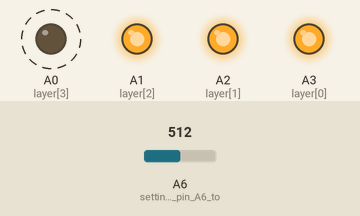
Bench run of a sketch on a simulated Arduino Nano, built with avr-gcc and run on an emulated ATmega328P. Parts: output pins drawn as LEDs (lit = HIGH). Dashed ring = blinking. The test bench sets the inputs (shaded band); at power-on: A6 (setting_analog_pin_A6_to) = 512. Random numbers use the default seed unless the sketch sets one; pins used as bus, display or sensor lines are not drawn.

Above: at 9.6 s.
10.5 s: A6 (setting_analog_pin_A6_to) set to 51
At 19.6 s:
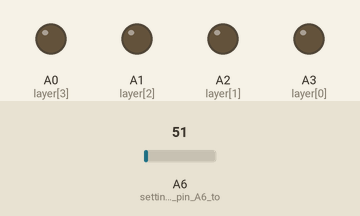
22.1 s: A6 (setting_analog_pin_A6_to) set to 68
At 22.43 s:
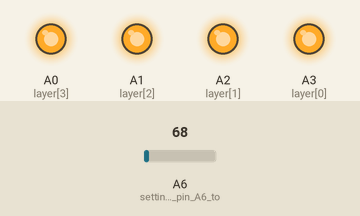
31.7 s: A6 (setting_analog_pin_A6_to) set to 58
At 32.09 s:
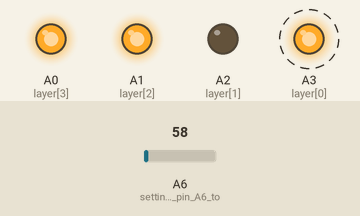
Timing chart, 0 to 35.8 s (numbered marks = the images above; inputs shaded):
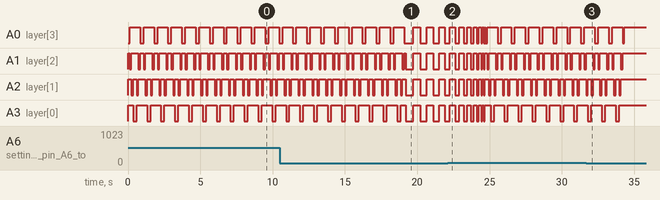

The sketch:

ArIES_code_final.ino
```cpp
int layer[4]={A3,A2,A1,A0}; //initializing and declaring led layers

int column[16]={13,12,11,10,9,8,7,6,5,4,3,2,1,0,A5,A4}; //initializing and declaring led rows


void setup()
{
  for(int i=0;i<16;i++)
  {
    pinMode(column[i], OUTPUT);  //setting rows to output
  }

  for(int i=0;i<4;i++)
  {
    pinMode(layer[i], OUTPUT);  //setting layers to output
  }
  pinMode(A6, INPUT);  //setting analog pin A6 to input for sound sensor detection
}

void loop()
{
    AllOff();
    int SensorStatus = analogRead(A6);
    if(SensorStatus>=0 && SensorStatus<=51)
    {
        Flicker();
    }
    else if(SensorStatus>51 && SensorStatus<=55)
    {
        LayerONOFF();
    }
    else if(SensorStatus>55 && SensorStatus<=58)
    {
        SpiralInAndOut();
    }
    else if(SensorStatus>58 && SensorStatus<=61)
    {
        ErraticLED();
    }
    else if(SensorStatus>58 && SensorStatus<=61)
    {
        Diagonal();
    }
    else
    {
        OneByOneLED();
    }
}


//turn all off
void AllOff()
 {
   for(int i=0;i<4;i++)
  {
    digitalWrite(layer[i],HIGH);
  }
  for( int i=0;i<16;i++)
  {
    digitalWrite(column[i],LOW);
  }
 }

//turn all on
void AllOn()
{
  for(int i=0;i<4;i++)
  {
    digitalWrite(layer[i],LOW);
  }
  for( int i=0;i<16;i++)
  {
    digitalWrite(column[i],HIGH);
  }

}

//flicker pattern
void Flicker()
{
  int i = 500;
  while(i != 0)
  {
    AllOn();
    delay(i);
    AllOff();
    delay(i);
    i-= 50;
  }
}
// switching on and off of LEDs layerwise
void LayerONOFF()
{
  int x = 75;
  for(int i=5;i>0;i--)
  {
    AllOn();
    for(int i=3;i>=0;i--)
    {
      digitalWrite(layer[i], LOW);
      delay(x);
    }
    for(int i=0;i<4;i++)
    {
      digitalWrite(layer[i], HIGH);
      delay(x);
    }
      for(int i=0;i<4;i++)
    {
      digitalWrite(layer[i], LOW);
      delay(x);
    }
    for(int i=3;i>=0;i--)
    {
      digitalWrite(layer[i], HIGH);
      delay(x);
    }
  }
}
//triggering diagonal glowing on LEDs in each layer
void Diagonal()
{
    for(int i=1;i<=5;i++)
    {
        int x=200;
        digitalWrite(column[15],LOW);
        digitalWrite(column[0], HIGH);
        delay(x);
        digitalWrite(column[0], LOW);
        digitalWrite(column[1], HIGH);
        digitalWrite(column[4], HIGH);
        delay(x);
        digitalWrite(column[1], LOW);
        digitalWrite(column[4], LOW);
        digitalWrite(column[2], HIGH);
        digitalWrite(column[5], HIGH);
        digitalWrite(column[8], HIGH);
        delay(x);
        digitalWrite(column[2], LOW);
        digitalWrite(column[5], LOW);
        digitalWrite(column[8], LOW);
        digitalWrite(column[3], HIGH);
        digitalWrite(column[6], HIGH);
        digitalWrite(column[9], HIGH);
        digitalWrite(column[12], HIGH);
        delay(x);
        digitalWrite(column[3], LOW);
        digitalWrite(column[6], LOW);
        digitalWrite(column[9], LOW);
        digitalWrite(column[12], LOW);
        digitalWrite(column[7], HIGH);
        digitalWrite(column[10], HIGH);
        digitalWrite(column[13], HIGH);
        delay(x);
        digitalWrite(column[7], LOW);
        digitalWrite(column[10], LOW);
        digitalWrite(column[13], LOW);
        digitalWrite(column[14], HIGH);
        digitalWrite(column[11], HIGH);
        delay(x);
        digitalWrite(column[14], LOW);
        digitalWrite(column[11], LOW);
        digitalWrite(column[15], HIGH);
        delay(x);
   }
}

//erratic glowing of LEDs
void ErraticLED()
{
  int x = 100;
  for(int i=0;i<60; i+=2)
  {
    int randomColumn = random(0,16);
    digitalWrite(column[randomColumn], HIGH);
    digitalWrite(layer[0], LOW);
    delay(x+50);
    digitalWrite(layer[0], HIGH);
    digitalWrite(layer[1], LOW);
    delay(x);
    digitalWrite(layer[1], HIGH);
    digitalWrite(layer[2], LOW);
    delay(x);
    digitalWrite(layer[2], HIGH);
    digitalWrite(layer[3], LOW);
    delay(x+50);
    digitalWrite(layer[3], HIGH);
    digitalWrite(column[randomColumn], LOW);
  }
}
//spiral in and out
void SpiralInAndOut()
{
  int x = 60;
  for(int i=0;i<6;i++)
  {
    //spiral in clockwise
    digitalWrite(column[0], HIGH);
    delay(x);
    digitalWrite(column[1], HIGH);
    delay(x);
    digitalWrite(column[2], HIGH);
    delay(x);
    digitalWrite(column[3], HIGH);
    delay(x);
    digitalWrite(column[7], HIGH);
    delay(x);
    digitalWrite(column[11], HIGH);
    delay(x);
    digitalWrite(column[15], HIGH);
    delay(x);
    digitalWrite(column[14], HIGH);
    delay(x);
    digitalWrite(column[13], HIGH);
    delay(x);
    digitalWrite(column[12], HIGH);
    delay(x);
    digitalWrite(column[8], HIGH);
    delay(x);
    digitalWrite(column[4], HIGH);
    delay(x);
    digitalWrite(column[5], HIGH);
    delay(x);
    digitalWrite(column[6], HIGH);
    delay(x);
    digitalWrite(column[10], HIGH);
    delay(x);
    digitalWrite(column[9], HIGH);
    delay(x);
//spiral out counter clockwise
    digitalWrite(column[9], LOW);
    delay(x);
    digitalWrite(column[10], LOW);
    delay(x);
    digitalWrite(column[6], LOW);
    delay(x);
    digitalWrite(column[5], LOW);
    delay(x);
    digitalWrite(column[4], LOW);
    delay(x);
    digitalWrite(column[8], LOW);
    delay(x);
    digitalWrite(column[12], LOW);
    delay(x);
    digitalWrite(column[13], LOW);
    delay(x);
    digitalWrite(column[14], LOW);
    delay(x);
    digitalWrite(column[15], LOW);
    delay(x);
    digitalWrite(column[11], LOW);
    delay(x);
    digitalWrite(column[7], LOW);
    delay(x);
    digitalWrite(column[3], LOW);
    delay(x);
    digitalWrite(column[2], LOW);
    delay(x);
    digitalWrite(column[1], LOW);
    delay(x);
    digitalWrite(column[0], LOW);
    delay(x);
//spiral in counter clock wise
    digitalWrite(column[0], HIGH);
    delay(x);
    digitalWrite(column[4], HIGH);
    delay(x);
    digitalWrite(column[8], HIGH);
    delay(x);
    digitalWrite(column[12], HIGH);
    delay(x);
    digitalWrite(column[13], HIGH);
    delay(x);
    digitalWrite(column[14], HIGH);
    delay(x);
    digitalWrite(column[15], HIGH);
    delay(x);
    digitalWrite(column[11], HIGH);
    delay(x);
    digitalWrite(column[7], HIGH);
    delay(x);
    digitalWrite(column[3], HIGH);
    delay(x);
    digitalWrite(column[2], HIGH);
    delay(x);
    digitalWrite(column[1], HIGH);
    delay(x);
    digitalWrite(column[5], HIGH);
    delay(x);
    digitalWrite(column[9], HIGH);
    delay(x);
    digitalWrite(column[10], HIGH);
    delay(x);
    digitalWrite(column[6], HIGH);
    delay(x);
//spiral out clock wise
    digitalWrite(column[6], LOW);
    delay(x);
    digitalWrite(column[10], LOW);
    delay(x);
    digitalWrite(column[9], LOW);
    delay(x);
    digitalWrite(column[5], LOW);
    delay(x);
    digitalWrite(column[1], LOW);
    delay(x);
    digitalWrite(column[2], LOW);
    delay(x);
    digitalWrite(column[3], LOW);
    delay(x);
    digitalWrite(column[7], LOW);
    delay(x);
    digitalWrite(column[11], LOW);
    delay(x);
    digitalWrite(column[15], LOW);
    delay(x);
    digitalWrite(column[14], LOW);
    delay(x);
    digitalWrite(column[13], LOW);
    delay(x);
    digitalWrite(column[12], LOW);
    delay(x);
    digitalWrite(column[8], LOW);
    delay(x);
    digitalWrite(column[4], LOW);
    delay(x);
    digitalWrite(column[0], LOW);
    delay(x);
  }
}
//go through all leds one at a time
void OneByOneLED()
{
  int x = 15;
  for(int y=0;y<5;y++)
  {
    //0-3
    for(int count=3;count>= 0;count--)
    {
      digitalWrite(layer[count], LOW);
      for(int i=0; i<4; i++)
      {
        digitalWrite(column[i], HIGH);
        delay(x);
        digitalWrite(column[i], LOW);
        delay(x);
      }
    digitalWrite(layer[count], HIGH);
    }
    //4-7
    for(int count=0;count<4;count++)
    {
      digitalWrite(layer[count], LOW);
      for(int i=4;i<8;i++)
      {
        digitalWrite(column[i], HIGH);
        delay(x);
        digitalWrite(column[i], LOW);
        delay(x);
      }
    digitalWrite(layer[count], HIGH);
    }
    //8-11
    for(int count=3;count>= 0;count--)
    {
      digitalWrite(layer[count], LOW);
      for(int i=8;i<12;i++)
      {
        digitalWrite(column[i], HIGH);
        delay(x);
        digitalWrite(column[i], LOW);
        delay(x);
      }
    digitalWrite(layer[count], HIGH);
    }
    //12-15
    for(int count=0;count<4;count++)
    {
      digitalWrite(layer[count], LOW);
      for(int i=12;i<16; i++)
      {
        digitalWrite(column[i], HIGH);
        delay(x);
        digitalWrite(column[i], LOW);
        delay(x);
      }
    digitalWrite(layer[count], HIGH);
    }
  }
}
```

Measured:
- the behaviour switches between 59 and 58 on A6 (setting_analog_pin_A6_to) (found by bisection; images 2 and 3)
- by itself, A1 (layer[2]): repeats every 0.96 s: HIGH 0.24 s, LOW 0.12 s, HIGH 0.48 s, LOW 0.12 s, until it stays HIGH from 34.2 s
- by itself, A2 (layer[1]): repeats every 0.96 s: LOW 0.12 s, HIGH 0.48 s, LOW 0.12 s, HIGH 0.24 s, until it stays HIGH from 34.1 s
- by itself, A3 (layer[0]): alternates HIGH for 0.72 s and LOW for 0.24 s, 6 changes in all, then stays HIGH
